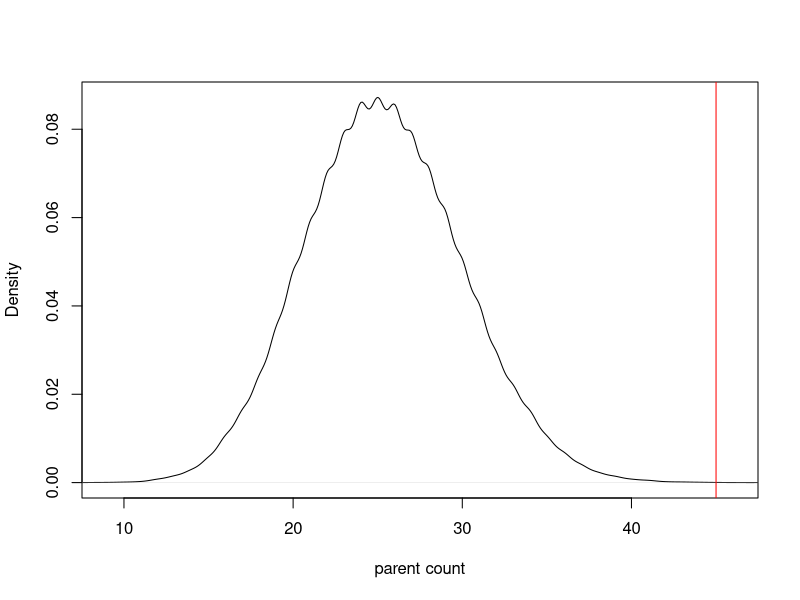
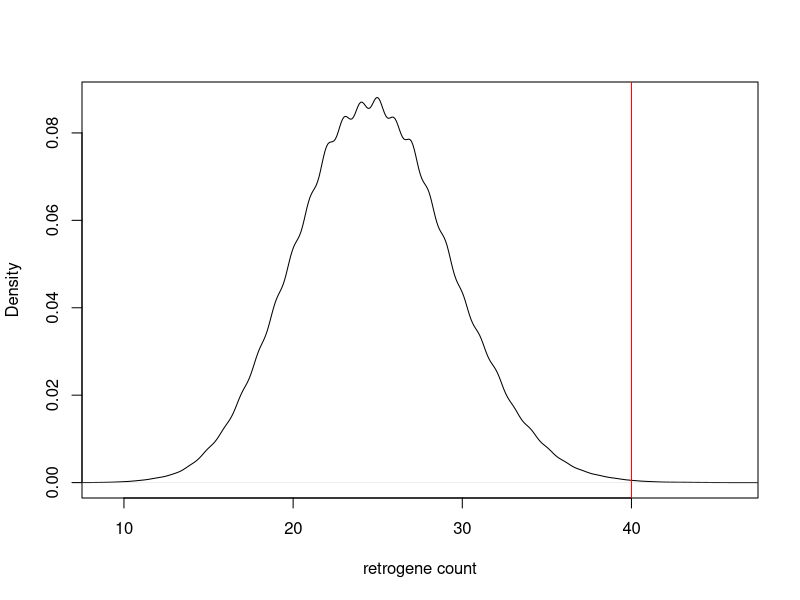
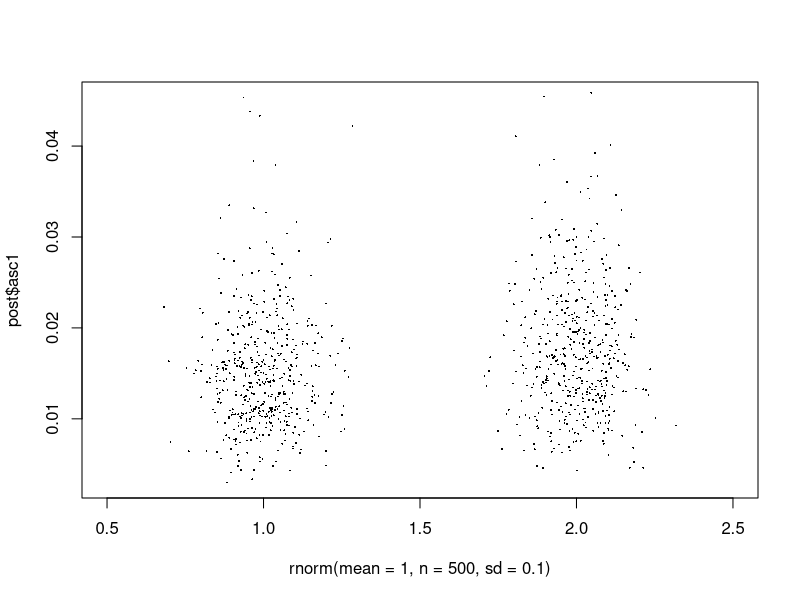
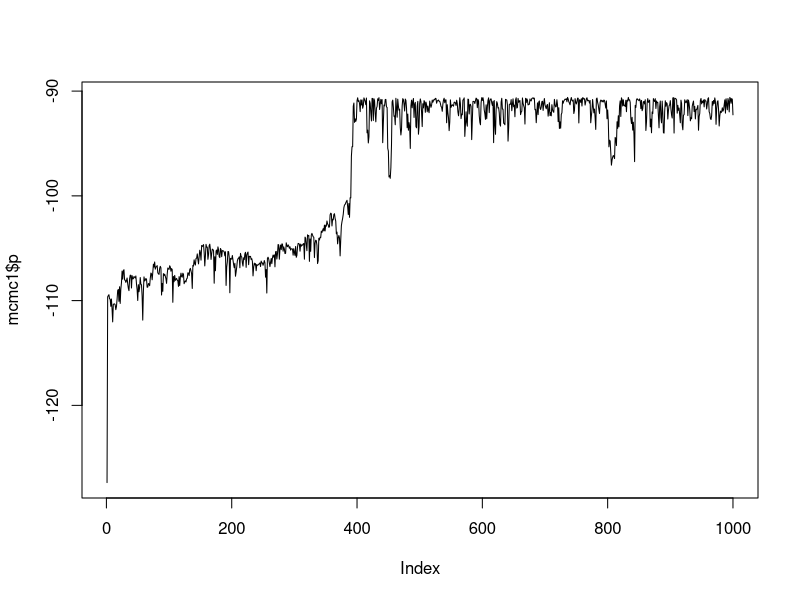
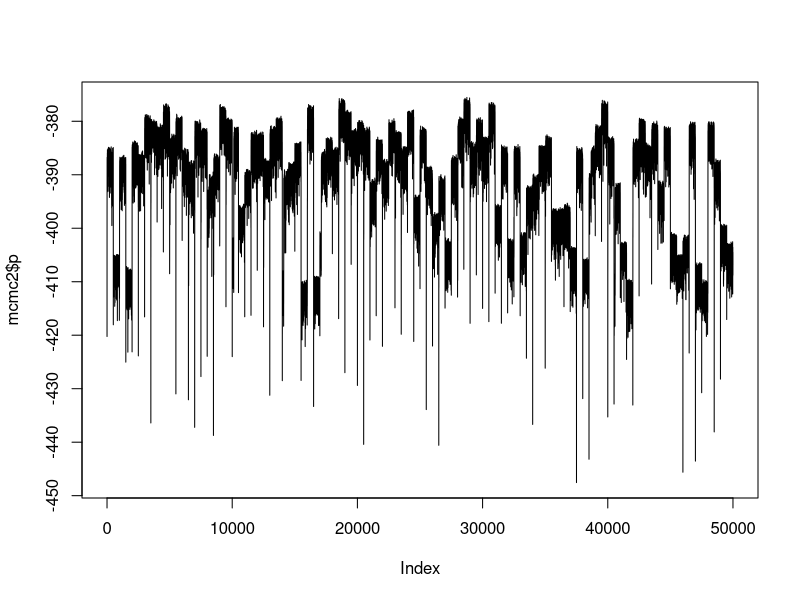

These charts were generated, in order, by the following R code:
# monte carlo
# heath blackmon
# read in some data
dat <- read.csv("retrogene.csv")

# get proportions to use as probabilities
prop.gene <- dat[1, 2:11]/dat[1, 12]
prop.size <- dat[2, 2:11]/dat[2, 12]
# initial variables to hold results
par.count <- c()
ret.count <- c()
# perform the monte carlo
for(i in 1:100000){
  par.count[i] <- sum(sample(1:10, 142, replace=T, prob = prop.gene) == 2)
  ret.count[i] <- sum(sample(1:10, 142, replace=T, prob = prop.size) == 2)
}
plot(density(par.count, bw=.5), 
     xlab="parent count", main="",
     xlim=c(9,46))
abline(v=45, col="red")
sum(par.count >= 45)/100000

plot(density(ret.count, bw=.5), 
     xlab="retrogene count", main="",
     xlim=c(9,46))
abline(v=40, col="red")
sum(ret.count >= 40)/100000



mcmc1 <- read.csv("mcmc.log.file.csv")
mcmc2 <- read.csv("mcmc.logfile2.csv")

post <- mcmc1[501:1000,]
plot(y=post$asc1, 
     x=rnorm(mean=1, n=500, sd=.1),
     xlim=c(.5,2.5), pch=16, cex=.25)
points(y=post$desc1,x=rnorm(mean=2, n=500, 
                            sd=.1),
       pch=16, cex=.25)


plot(mcmc1$p, type="l")
plot(mcmc2$p, type="l")
